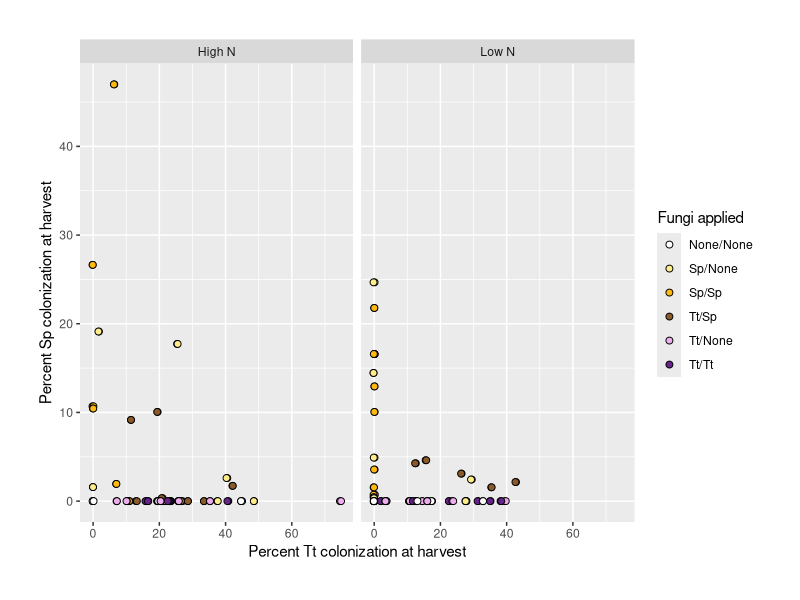

Source code (R): (Note: this script raises an error after producing the figure.)
# FC -- analyzing percent colonization of each fungus by compartment

library(tidyverse)
library(cowplot)
library(lme4)
library(lmerTest)

granular_data_bycompt = read_csv("processeddata/granular_mass_and_colonization_data_by_compartment.csv")
granular_data_byplant = read_csv("processeddata/granular_mass_and_colonization_data_by_plant.csv")
totalmass = granular_data_byplant %>%
  group_by(Plant) %>%
  summarize(total_biomass = sum(total_root_mass_wholesystem, shoot_biomass))

granular_data_byplant = left_join(granular_data_byplant, totalmass)

granular_data_byplant = subset(granular_data_byplant, N_level != "None")

granular_data_byplant$bettercomp = fct_relevel(granular_data_byplant$competitors_attempted,
                         "None/None",
                         "Sp/None",
                         "Sp/Sp",
                         "Tt/Sp",
                         "Tt/None",
                         "Tt/Tt")
## With facets
labels = c(High = "High N", Low = "Low N")

Tt_vs_Sp = ggplot(data = granular_data_byplant) +
  geom_point(aes(x = percent_Tt,
                 y = percent_Sp,
                 fill = bettercomp),
             position = position_jitter(width = 0.2),
             pch = 21,
             size = 2) +
  ylab("Percent Sp colonization at harvest") +
  xlab("Percent Tt colonization at harvest") +
  facet_grid(. ~ N_level, labeller = labeller(N_level = labels)) +
  scale_fill_manual(values = c("white", "lightgoldenrod1", "darkgoldenrod1", "tan4", "plum2", "darkorchid4"),
                     name = "Fungi applied") +
  theme(plot.margin = unit(c(1,1,1,1), "cm"))

save_plot("plots/percent_colonization_Tt_vs_Sp.pdf",
          Tt_vs_Sp,
          base_aspect_ratio = 2)

## No facets
Tt_vs_Sp = ggplot(data = granular_data_byplant) +
  geom_point(aes(x = percent_Tt,
                 y = percent_Sp,
                 color = N_level,
                 shape = bettercomp)) +
  ylab("Percent Sp at harvest") +
  xlab("Percent Tt  at harvest") +
  scale_color_manual(values = c("steelblue4", "steelblue1"),
                     name = "N level") +
  scale_shape_manual(values = c(18, 2, 17, 22, 1, 19),
                     name = "Fungi applied") +
  theme(plot.margin = unit(c(1,1,1,1), "cm"))

save_plot("plots/percent_colonization_Tt_vs_Sp.pdf",
          Tt_vs_Sp,
          base_aspect_ratio = 1.4)

### Experimental plot ####
granular_data_byplant$Tt_to_Sp = log((granular_data_byplant$percent_Tt+1)/(granular_data_byplant$percent_Sp +1))
granular_data_byplant$percent_col_overall = (granular_data_byplant$Tt_myco_mass_wholesystem + granular_data_byplant$Sp_myco_mass_wholesystem)/granular_data_byplant$percent_col_denominator
relative_dominance_colonization = ggplot(data = granular_data_byplant) +
  geom_jitter(aes(x = Tt_to_Sp,
                 y = percent_col_overall,
                 fill = bettercomp),
             # position = position_jitter(width = 0.2),
             pch = 21,
             size = 2) +
  ylab("Percent colonization at harvest") +
  xlab("Tt to Sp log ratio") +
  geom_vline(xintercept = 0, linetype = "dashed") +
  facet_grid(. ~ N_level, labeller = labeller(N_level = labels)) +
  scale_fill_manual(values = c("white", "lightgoldenrod1", "darkgoldenrod1", "tan4", "plum2", "darkorchid4"),
                    name = "Fungi applied") +
  theme(plot.margin = unit(c(1,1,1,1), "cm"))

save_plot("plots/percent_colonization_Tt_vs_Sp_relative_dominance.pdf",
          relative_dominance_colonization,
          base_aspect_ratio = 2)

relative_dominance_biomass = ggplot(data = granular_data_byplant) +
  geom_jitter(aes(x = Tt_to_Sp,
                  y = total_biomass,
                  fill = bettercomp),
              # position = position_jitter(width = 0.2),
              pch = 21,
              size = 2) +
  ylab("Total biomass at harvest") +
  xlab("Tt to Sp log ratio") +
  geom_vline(xintercept = 0, linetype = "dashed") +
  facet_grid(. ~ N_level, labeller = labeller(N_level = labels)) +
  scale_fill_manual(values = c("white", "lightgoldenrod1", "darkgoldenrod1", "tan4", "plum2", "darkorchid4"),
                    name = "Fungi applied") +
  theme(plot.margin = unit(c(1,1,1,1), "cm"))

save_plot("plots/total_biomass_Tt_vs_Sp_relative_dominance.pdf",
          relative_dominance_biomass,
          base_aspect_ratio = 2)

granular_data_byplant$Tt_to_Sp_subtract = granular_data_byplant$percent_Tt - granular_data_byplant$percent_Sp
relative_dominance_colonization_linear = ggplot(data = granular_data_byplant) +
  geom_jitter(aes(x = Tt_to_Sp_subtract,
                  y = percent_col_overall,
                  fill = bettercomp),
              # position = position_jitter(width = 0.2),
              pch = 21,
              size = 2) +
  ylab("Percent colonization at harvest") +
  xlab("Percent Tt minus percent Sp") +
  geom_vline(xintercept = 0, linetype = "dashed") +
  facet_grid(. ~ N_level, labeller = labeller(N_level = labels)) +
  scale_fill_manual(values = c("white", "lightgoldenrod1", "darkgoldenrod1", "tan4", "plum2", "darkorchid4"),
                    name = "Fungi applied") +
  theme(plot.margin = unit(c(1,1,1,1), "cm"))

save_plot("plots/percent_colonization_Tt_vs_Sp_relative_dominance_linearx.pdf",
          relative_dominance_colonization_linear,
          base_aspect_ratio = 2)

relative_dominance_biomass_linear = ggplot(data = granular_data_byplant) +
  geom_jitter(aes(x = Tt_to_Sp_subtract,
                  y = total_biomass,
                  fill = bettercomp),
              # position = position_jitter(width = 0.2),
              pch = 21,
              size = 2) +
  ylab("Total biomass at harvest") +
  xlab("Percent Tt minus percent Sp") +
  geom_vline(xintercept = 0, linetype = "dashed") +
  facet_grid(. ~ N_level, labeller = labeller(N_level = labels)) +
  scale_fill_manual(values = c("white", "lightgoldenrod1", "darkgoldenrod1", "tan4", "plum2", "darkorchid4"),
                    name = "Fungi applied") +
  theme(plot.margin = unit(c(1,1,1,1), "cm"))

save_plot("plots/total_biomass_Tt_vs_Sp_relative_dominance_linear.pdf",
          relative_dominance_biomass_linear,
          base_aspect_ratio = 2)
